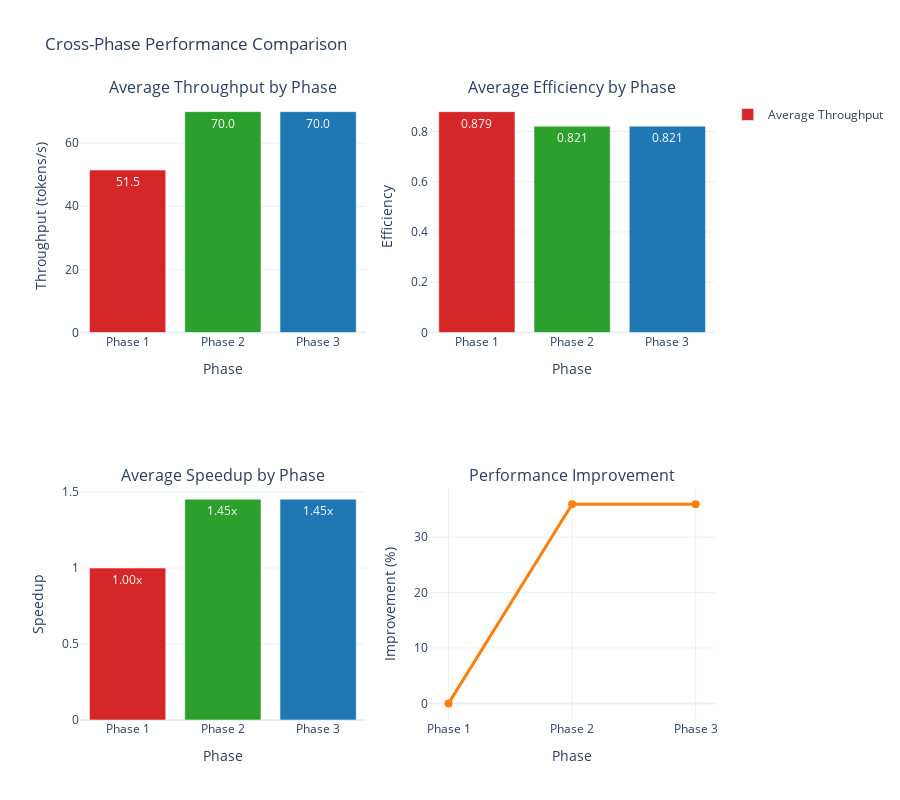

This figure's notebook cell:
### Code cell
# Cross-Phase Performance Comparison
def create_cross_phase_comparison():
    """Compare performance across all three phases"""
    
    # Create cross-phase comparison data
    phases = ['Phase 1', 'Phase 2', 'Phase 3']
    avg_throughput = [np.mean(baseline_throughput), np.mean(agent1_throughput), np.mean(agent1_throughput)]
    avg_efficiency = [np.mean(baseline_efficiency), np.mean(concurrent_efficiency), np.mean(concurrent_efficiency)]
    avg_speedup = [1.0, np.mean(speedup), np.mean(speedup)]
    
    # Create cross-phase comparison
    fig = make_subplots(
        rows=2, cols=2,
        subplot_titles=('Average Throughput by Phase', 'Average Efficiency by Phase', 
                       'Average Speedup by Phase', 'Performance Improvement'),
        specs=[[{"secondary_y": False}, {"secondary_y": False}],
               [{"secondary_y": False}, {"secondary_y": False}]]
    )
    
    # Average Throughput by Phase
    fig.add_trace(
        go.Bar(
            x=phases,
            y=avg_throughput,
            name='Average Throughput',
            marker_color=['#d62728', '#2ca02c', '#1f77b4'],
            text=[f'{t:.1f}' for t in avg_throughput],
            textposition='auto'
        ),
        row=1, col=1
    )
    
    # Average Efficiency by Phase
    fig.add_trace(
        go.Bar(
            x=phases,
            y=avg_efficiency,
            name='Average Efficiency',
            marker_color=['#d62728', '#2ca02c', '#1f77b4'],
            text=[f'{e:.3f}' for e in avg_efficiency],
            textposition='auto',
            showlegend=False
        ),
        row=1, col=2
    )
    
    # Average Speedup by Phase
    fig.add_trace(
        go.Bar(
            x=phases,
            y=avg_speedup,
            name='Average Speedup',
            marker_color=['#d62728', '#2ca02c', '#1f77b4'],
            text=[f'{s:.2f}x' for s in avg_speedup],
            textposition='auto',
            showlegend=False
        ),
        row=2, col=1
    )
    
    # Performance Improvement
    improvement = [(avg_throughput[i] - avg_throughput[0]) / avg_throughput[0] * 100 for i in range(len(phases))]
    fig.add_trace(
        go.Scatter(
            x=phases,
            y=improvement,
            mode='lines+markers',
            name='Improvement %',
            line=dict(color='#ff7f0e', width=3),
            marker=dict(size=8),
            showlegend=False
        ),
        row=2, col=2
    )
    
    # Update layout
    fig.update_layout(
        title="Cross-Phase Performance Comparison",
        height=800,
        showlegend=True,
        font=dict(size=12)
    )
    
    # Update axes labels
    fig.update_xaxes(title_text="Phase", row=1, col=1)
    fig.update_xaxes(title_text="Phase", row=1, col=2)
    fig.update_xaxes(title_text="Phase", row=2, col=1)
    fig.update_xaxes(title_text="Phase", row=2, col=2)
    fig.update_yaxes(title_text="Throughput (tokens/s)", row=1, col=1)
    fig.update_yaxes(title_text="Efficiency", row=1, col=2)
    fig.update_yaxes(title_text="Speedup", row=2, col=1)
    fig.update_yaxes(title_text="Improvement (%)", row=2, col=2)
    
    return fig, avg_throughput, avg_efficiency, avg_speedup, improvement

# Create and display the visualization
cross_phase_fig, avg_throughput, avg_efficiency, avg_speedup, improvement = create_cross_phase_comparison()
cross_phase_fig.show()

# Display cross-phase insights
print("📊 Cross-Phase Performance Comparison:")
print(f"Phase 1 (Baseline vs Chimera): {avg_throughput[0]:.1f} tokens/s")
print(f"Phase 2 (Homogeneous): {avg_throughput[1]:.1f} tokens/s")
print(f"Phase 3 (Heterogeneous): {avg_throughput[2]:.1f} tokens/s")
print(f"Overall improvement: {improvement[-1]:.1f}%")

### Figure 1 — Plotly figure (JSON) as saved in the notebook; plotly's stock layout.template omitted (floating-point values rounded to 4 significant figures)
{"data": [{"marker": {"color": ["#d62728", "#2ca02c", "#1f77b4"]}, "name": "Average Throughput", "text": ["51.5", "70.0", "70.0"], "textposition": "auto", "type": "bar", "x": ["Phase 1", "Phase 2", "Phase 3"], "xaxis": "x", "y": [51.48, 70.0, 70.0], "yaxis": "y"}, {"marker": {"color": ["#d62728", "#2ca02c", "#1f77b4"]}, "name": "Average Efficiency", "showlegend": false, "text": ["0.879", "0.821", "0.821"], "textposition": "auto", "type": "bar", "x": ["Phase 1", "Phase 2", "Phase 3"], "xaxis": "x2", "y": [0.8788, 0.8211, 0.8211], "yaxis": "y2"}, {"marker": {"color": ["#d62728", "#2ca02c", "#1f77b4"]}, "name": "Average Speedup", "showlegend": false, "text": ["1.00x", "1.45x", "1.45x"], "textposition": "auto", "type": "bar", "x": ["Phase 1", "Phase 2", "Phase 3"], "xaxis": "x3", "y": [1, 1.454, 1.454], "yaxis": "y3"}, {"line": {"color": "#ff7f0e", "width": 3}, "marker": {"size": 8}, "mode": "lines+markers", "name": "Improvement %", "showlegend": false, "type": "scatter", "x": ["Phase 1", "Phase 2", "Phase 3"], "xaxis": "x4", "y": [0, 35.97, 35.97], "yaxis": "y4"}], "layout": {"annotations": [{"font": {"size": 16}, "showarrow": false, "text": "Average Throughput by Phase", "x": 0.225, "xanchor": "center", "xref": "paper", "y": 1, "yanchor": "bottom", "yref": "paper"}, {"font": {"size": 16}, "showarrow": false, "text": "Average Efficiency by Phase", "x": 0.775, "xanchor": "center", "xref": "paper", "y": 1, "yanchor": "bottom", "yref": "paper"}, {"font": {"size": 16}, "showarrow": false, "text": "Average Speedup by Phase", "x": 0.225, "xanchor": "center", "xref": "paper", "y": 0.375, "yanchor": "bottom", "yref": "paper"}, {"font": {"size": 16}, "showarrow": false, "text": "Performance Improvement", "x": 0.775, "xanchor": "center", "xref": "paper", "y": 0.375, "yanchor": "bottom", "yref": "paper"}], "font": {"size": 12}, "height": 800, "showlegend": true, "title": {"text": "Cross-Phase Performance Comparison"}, "xaxis": {"anchor": "y", "domain": [0, 0.45], "title": {"text": "Phase"}}, "xaxis2": {"anchor": "y2", "domain": [0.55, 1], "title": {"text": "Phase"}}, "xaxis3": {"anchor": "y3", "domain": [0, 0.45], "title": {"text": "Phase"}}, "xaxis4": {"anchor": "y4", "domain": [0.55, 1], "title": {"text": "Phase"}}, "yaxis": {"anchor": "x", "domain": [0.625, 1], "title": {"text": "Throughput (tokens/s)"}}, "yaxis2": {"anchor": "x2", "domain": [0.625, 1], "title": {"text": "Efficiency"}}, "yaxis3": {"anchor": "x3", "domain": [0, 0.375], "title": {"text": "Speedup"}}, "yaxis4": {"anchor": "x4", "domain": [0, 0.375], "title": {"text": "Improvement (%)"}}}}
